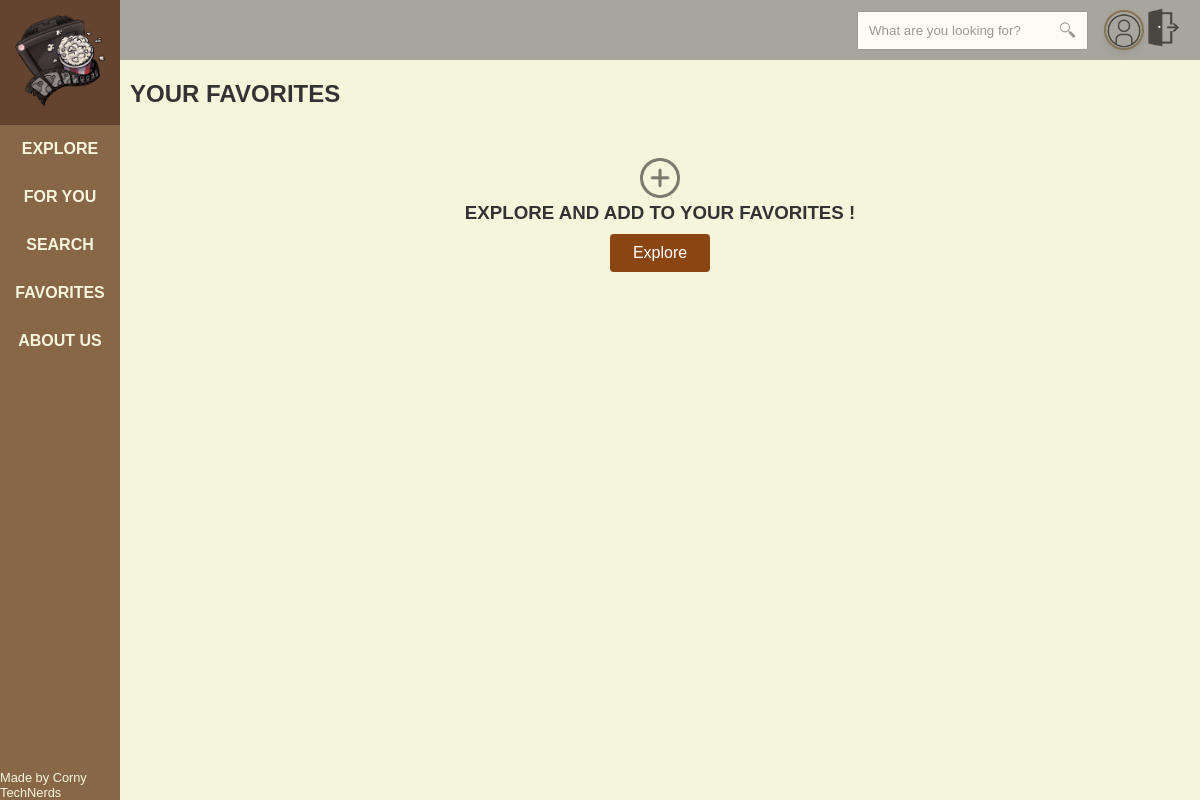
The page /favorites (signed in) on the database as committed earlier.
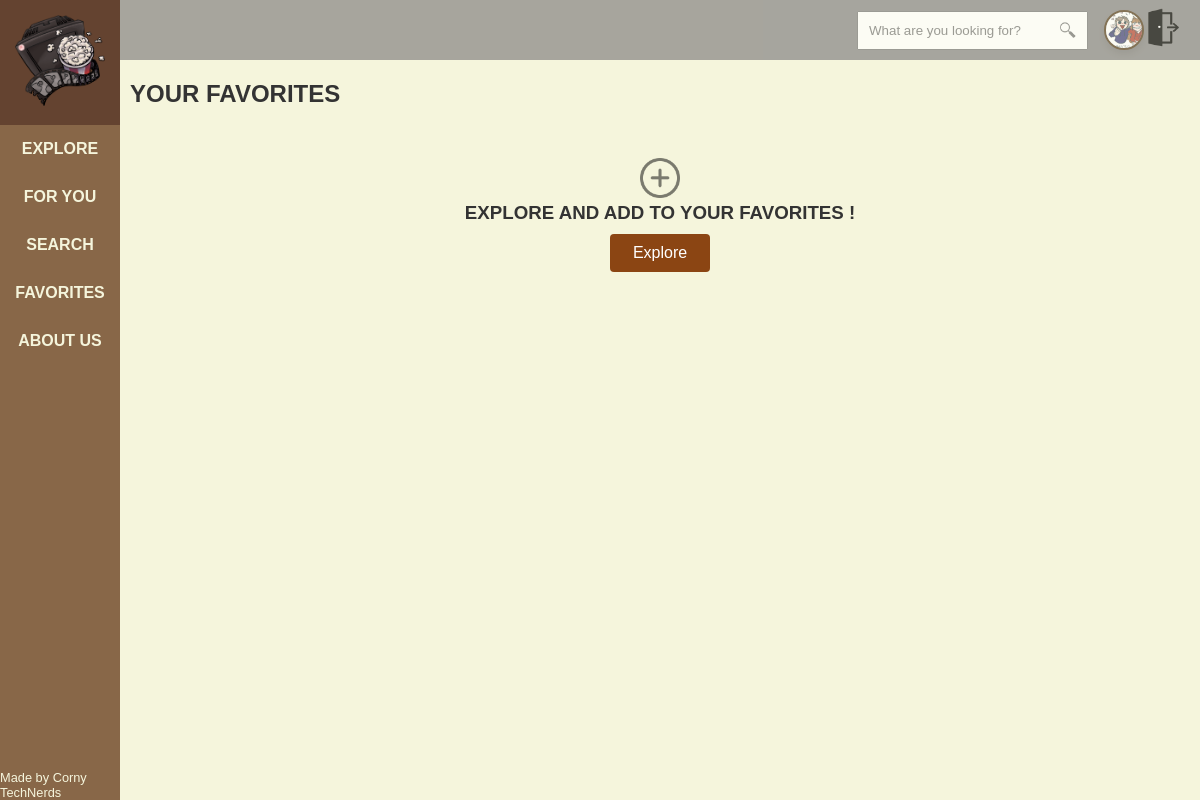
The same page on the database as committed later.
### models.py (models this page shows, shortened)
class Users(UserMixin, db.Model):
    __tablename__ = 'users'
    id = db.Column(db.Integer, primary_key=True)
    username = db.Column(db.String(250), unique=True, nullable=False)
    password = db.Column(db.String(250), nullable=False)
    profile_picture = db.Column(db.String(300), nullable=True)  # Path to the profile picture
    favorites = db.relationship('Favorite', backref='user', lazy=True)  # Link to favorites
    comments = db.relationship('Comment', backref='user', lazy=True)

### app.py (the view, shortened to what this page needs)
@app.route('/favorites', methods=['GET'])
@login_required
def favorites():
    user_favorites = Favorite.query.filter_by(user_id=current_user.id).all()
    movie_favorites = []
    tv_favorites = []
    total_favorites = movie_favorites + tv_favorites
    if not total_favorites:
        return render_template('favorites_empty.html')
    else:
        return render_template('favorites.html', faves=total_favorites)

### app.py (called while the page is built)
@login_manager.user_loader
def loader_user(user_id):
    return Users.query.get(int(user_id))

### templates/favorites_empty.html (shortened to what this page needs)
{% extends "base.html" %}
{% block content %}
<div>
    <h2 style="margin-top: 20px; margin-left:10px;">YOUR FAVORITES</h2>
        <div style="margin-top:50px;text-align:center; justify-content:center;"><img src="static/add.png" width="40px" style="opacity:50%;"><br>
            <h3>EXPLORE AND ADD TO YOUR FAVORITES !</h3>
            <a href="/popular"><button class="explore_btn">Explore</button></a>
        </div>
</div>
{% endblock %}

### templates/base.html (shortened to what this page needs)
<!DOCTYPE html>
<html lang="en">
<head>
    <link rel="stylesheet" href="static/style.css">
</head>
<body>
    <div class="container">
        <div class="sidebar">
            <div class="nav-menu">
                <a href="about_us.html"><img src="static/IMG_0981.PNG" width="90px  "alt="Logo"></a>
                <a href="/popular">EXPLORE</a>
                <a href="/recommended">FOR YOU</a>
                <a href="/search_page">SEARCH</a>
                <a href="/favorites">FAVORITES</a>
                <a href="about_us.html">ABOUT US</a>
            </div>
            <div class="footer">
                <p>Made by Corny TechNerds</p>
            </div>
        </div>
        <div class="main-content">
            <div style="background-color:#868484 ; opacity:70%; " class="header">
                <div class="search-container">
                    <form action="{{ url_for('search') }}" method="get">
                        <input type = "text" name = "query" placeholder = "What are you looking for?" required aria-label="Search">
                        <button>
                            <a href="search_results.html"><img src="static/search-icon.png" alt="Search" class="search-icon"></a>
                        </button>
                    </form>
                </div>
                {% if current_user %}
                    {% if current_user.profile_picture %}
                        <a href="#" class="profile-picture">
                            <img src="{{ url_for('static', filename='uploads/' + current_user.profile_picture) }}" alt="Profile Picture" style="width:40px;">
                        </a>
                    {% else %}
                        <a href="#" class="profile-picture">
                            <img src="static/acc.png" width="40px"/>
                        </a>
                    {% endif %}
                {% else %}
                    <a href="#" class="profile-picture">
                        <img src="static/acc.png" width="40px"/>
                    </a>
                {% endif %}
                <a href="/logout" class="log_out">
                    <img src="static/logout.png" width="40px"/>
                </a>
            </div>
            {% block content %}{% endblock %}
        </div>
    </div>
</body>
</html>

Rows that differ between the two databases and show on the page:
now on this page (row edited): Users: profile_picture (picture)
changed Users: profile_picture empty → "IMG_0974(4).PNG" (drawn)
